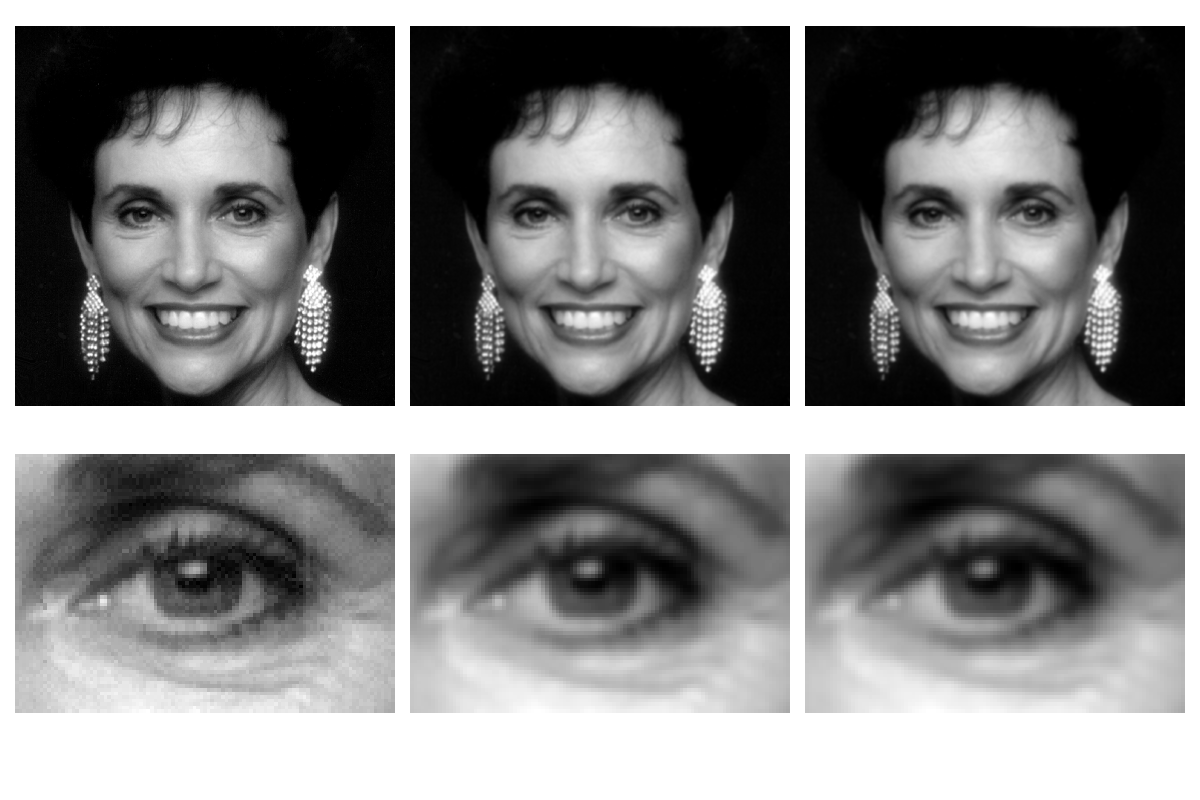

This figure's Python source:
import os
import sys
import numpy as np
import matplotlib.pyplot as plt
from skimage.io import imread
from skimage.util import img_as_float
from libDIPUM.lpfilter import lpfilter
from libDIP.dftFiltering4e import dftFiltering4e
from libDIPUM.data_path import dip_data

# Data
img_path = dip_data('woman512x512.tif')
f = img_as_float(imread(img_path))
M, N = f.shape
P = 2 * M
Q = 2 * N

# MATLAB imcrop([256,217,107,73]) is [x, y, width, height] with 1-based
# Python slices: rows y:(y+height), cols x:(x+width)
x, y, w, h = 256, 217, 107, 73
fCrop = f[y:y + h, x:x + w]

# Filter design
H150 = np.fft.fftshift(lpfilter('gaussian', P, Q, 150))
H130 = np.fft.fftshift(lpfilter('gaussian', P, Q, 130))

# Filtering
g150 = dftFiltering4e(f, H150)
g150Crop = g150[y:y + h, x:x + w]

g130 = dftFiltering4e(f, H130)
g130Crop = g130[y:y + h, x:x + w]

# Display
fig, axes = plt.subplots(2, 3, figsize=(12, 8))
axes[0, 0].imshow(f, cmap='gray')
axes[0, 0].axis('off')

axes[0, 1].imshow(g150, cmap='gray')
axes[0, 1].axis('off')

axes[0, 2].imshow(g130, cmap='gray')
axes[0, 2].axis('off')

axes[1, 0].imshow(fCrop, cmap='gray')
axes[1, 0].axis('off')

axes[1, 1].imshow(g150Crop, cmap='gray')
axes[1, 1].axis('off')

axes[1, 2].imshow(g130Crop, cmap='gray')
axes[1, 2].axis('off')

plt.tight_layout()
plt.savefig('Figure449.png')
plt.show()
